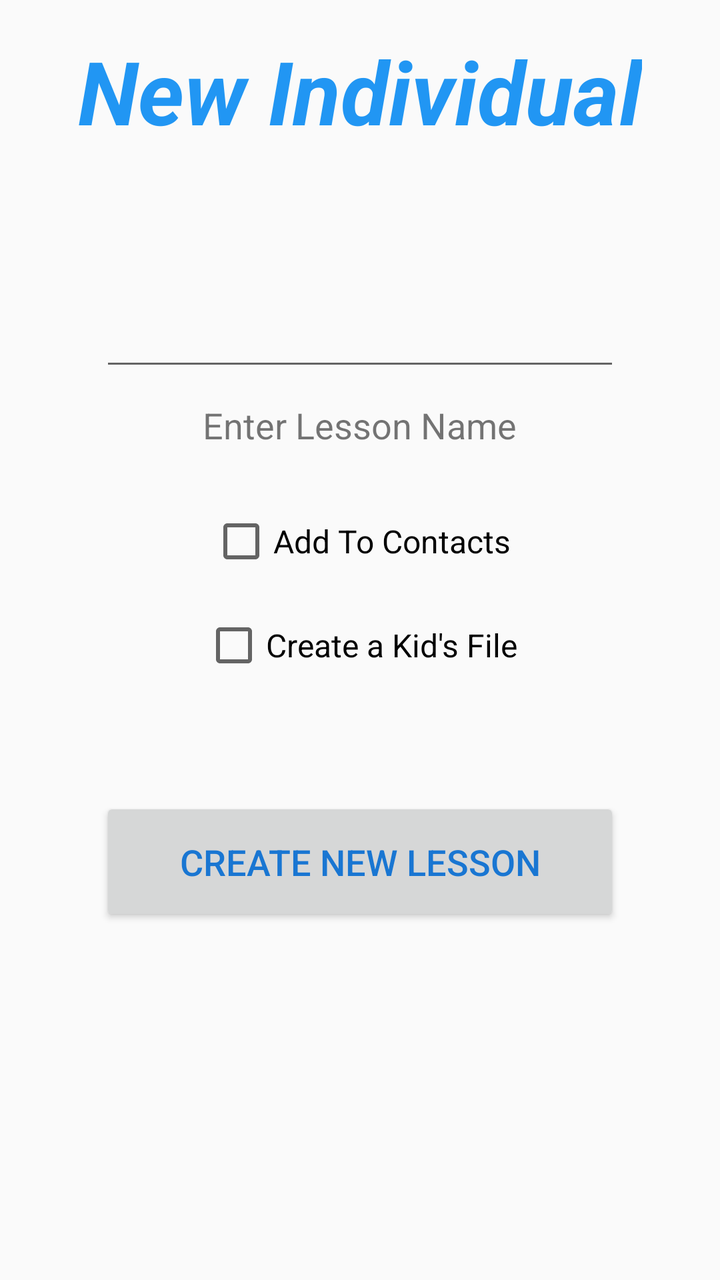
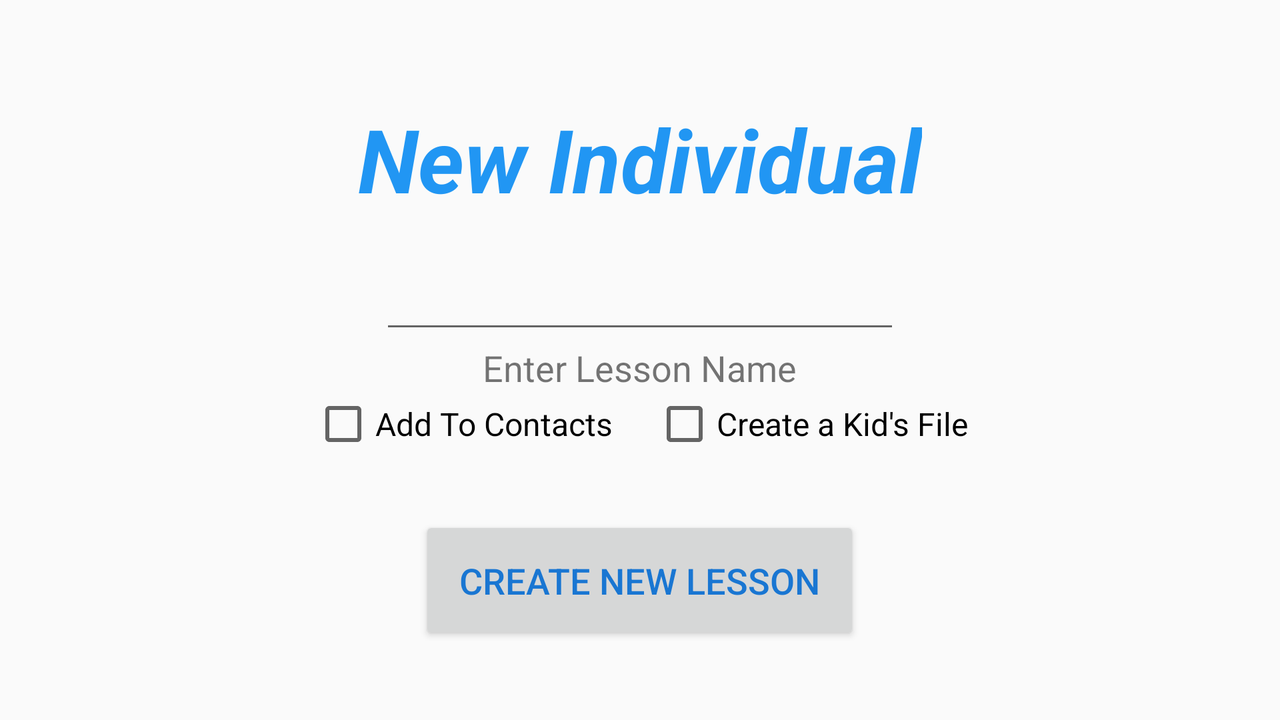

Two renders of one Android screen. The first uses the default layout on a phone; the second uses the alternative layout the repository ships for a different screen configuration, on a matching device. The two XML files are below.
<!-- AndroidManifest.xml: application theme AppTheme -->
<!-- res/layout/lesson_new_man.xml -->
<?xml version="1.0" encoding="utf-8"?>
<LinearLayout xmlns:android="http://schemas.android.com/apk/res/android"
    android:orientation="vertical" android:layout_width="match_parent"
    android:layout_height="match_parent">

    <TextView
        android:layout_width="wrap_content"
        android:layout_height="wrap_content"
        android:textAppearance="?android:attr/textAppearanceMedium"
        android:text="@string/newMtoMless"
        android:id="@+id/textViewMtoM"
        android:layout_gravity="center_horizontal"
        android:layout_marginTop="16dp"
        android:textColor="@color/colorPrimary"
        android:textStyle="bold|italic"
        android:textSize="44dp" />

    <TextView
        android:layout_width="wrap_content"
        android:layout_height="wrap_content"
        android:textAppearance="?android:attr/textAppearanceSmall"
        android:textColor="#000"
        android:textSize="18dp"
        android:text=""
        android:id="@+id/textViewLessonNewMMMessage"
        android:layout_gravity="center_horizontal"
        android:layout_marginTop="20dp" />

    <EditText
        android:layout_width="260dp"
        android:layout_height="wrap_content"
        android:textSize="18dp"
        android:inputType="textCapWords"
        android:id="@+id/editMtoM"
        android:maxLines="1"
        android:layout_gravity="center_horizontal"
        android:layout_marginTop="30dp"/>


    <TextView
        android:layout_width="wrap_content"
        android:layout_marginTop="10dp"
        android:layout_height="wrap_content"
        android:layout_margin="10dp"
        android:textAppearance="?android:attr/textAppearanceSmall"
        android:text="@string/enterLessonName"
        android:id="@+id/textView8"
        android:textSize="18dp"
        android:layout_gravity="center_horizontal"/>

    <CheckBox
        android:layout_width="wrap_content"
        android:layout_height="wrap_content"
        android:layout_gravity="center_horizontal"
        android:layout_marginTop="20dp"
        android:text="@string/add_to_contacts"
        android:id="@+id/lessonCheckBoxAddToContacts"/>

    <CheckBox
        android:layout_width="wrap_content"
        android:layout_height="wrap_content"
        android:layout_gravity="center_horizontal"
        android:text="@string/addKids"
        android:layout_marginTop="20dp"
        android:id="@+id/checkBoxKidIndividualCreateKids"/>

    <Button
        android:layout_width="260dp"
        android:layout_height="wrap_content"
        style="@style/Widget.AppCompat.Button"
        android:text="@string/createNewLess"
        android:textSize="18dp"
        android:id="@+id/buttonMtoM"
        android:layout_gravity="center_horizontal"
        android:layout_marginTop="60dp"
        android:textColor="@color/colorPrimaryDark"
        android:padding="20dp"/>


</LinearLayout>
<!-- resources referenced by this layout -->
<resources>
  <color name="colorPrimary">#2196F3</color>
  <color name="colorPrimaryDark">#1976D2</color>
  <string name="addKids">Create a Kid\'s File</string>
  <string name="add_to_contacts">Add To Contacts</string>
  <string name="createNewLess">Create New Lesson</string>
  <string name="enterLessonName">Enter Lesson Name</string>
  <string name="newMtoMless">New Individual </string>
  <style name="AppTheme" parent="Theme.AppCompat.Light.DarkActionBar">
          
          <item name="colorPrimary">@color/colorPrimary</item>
          <item name="colorPrimaryDark">@color/colorPrimaryDark</item>
          <item name="colorAccent">@color/colorAccent</item>
          <item name="android:textSize">16dp</item>
      </style>
  <color name="colorAccent">#FF80AB</color>
</resources>
<!-- res/layout-land/lesson_new_man.xml (the repository's variant of the layout above) -->
<!-- drawn on the phone turned sideways -->
<?xml version="1.0" encoding="utf-8"?>
<LinearLayout xmlns:android="http://schemas.android.com/apk/res/android"
    android:orientation="vertical" android:layout_width="match_parent"
    android:layout_height="match_parent">

    <TextView
        android:layout_width="wrap_content"
        android:layout_height="wrap_content"
        android:textAppearance="?android:attr/textAppearanceMedium"
        android:text="@string/newMtoMless"
        android:id="@+id/textViewMtoM"
        android:layout_gravity="center_horizontal"
        android:layout_marginTop="50dp"
        android:textColor="@color/colorPrimary"
        android:textStyle="bold|italic"
        android:textSize="44dp"
      />
    <TextView
        android:layout_width="wrap_content"
        android:layout_height="wrap_content"
        android:layout_gravity="center_horizontal"
        android:textAppearance="?android:attr/textAppearanceSmall"
        android:textColor="#000"
        android:textSize="16dp"
        android:text=""
        android:id="@+id/textViewLessonNewMMMessage"
        />

    <EditText
        android:layout_width="260dp"
        android:layout_height="wrap_content"
        android:textSize="18dp"
        android:layout_gravity="center_horizontal"
        android:inputType="textCapWords"
        android:id="@+id/editMtoM"
        android:maxLines="1"
        />

    <TextView
        android:layout_width="wrap_content"
        android:layout_height="wrap_content"
        android:layout_gravity="center_horizontal"
        android:textAppearance="?android:attr/textAppearanceSmall"
        android:text="@string/enterLessonName"
        android:id="@+id/textView8"
        android:textSize="18dp"
        />

    <LinearLayout
        android:layout_width="wrap_content"
        android:layout_height="wrap_content"
        android:layout_gravity="center_horizontal">


        <CheckBox
            android:layout_width="wrap_content"
            android:layout_height="wrap_content"
            android:layout_gravity="center_horizontal"
            android:text="@string/add_to_contacts"
            android:id="@+id/lessonCheckBoxAddToContacts"
            android:layout_marginTop="10dp"
            android:layout_marginEnd="20dp"/>

        <CheckBox
            android:layout_width="wrap_content"
            android:layout_height="wrap_content"
            android:layout_gravity="center_horizontal"
            android:text="@string/addKids"
            android:layout_marginTop="20dp"
            android:id="@+id/checkBoxKidIndividualCreateKids"/>
    </LinearLayout>
    <Button
        android:layout_width="wrap_content"
        android:layout_height="wrap_content"
        style="@style/Widget.AppCompat.Button"
        android:text="@string/createNewLess"
        android:id="@+id/buttonMtoM"
        android:layout_gravity="center_horizontal"
        android:textColor="@color/colorPrimaryDark"
        android:textSize="18dp"
        android:padding="20dp"
        android:layout_marginTop="10dp"
        />


</LinearLayout>
